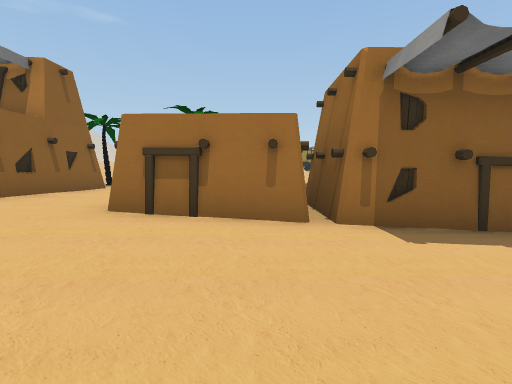
View 1 (above)

16 first-person views from a walk through a 3-D level made in the Unity game engine. The camera is 1.3 m above the floor, tilts 6° down and sees 85° across. The floor is counted in squares, 2 m on a side. Each view is taken from the middle of a square. On the plan, view 1 faces up. The plan holds only what a view shows up to about 9 squares ahead; the rest is blank. The place goes on beyond the plan. The player is left out. Some animated figures are not drawn. Door leaves are left out, so doorways stand open. Some surface patterns are stand-ins.

View 2
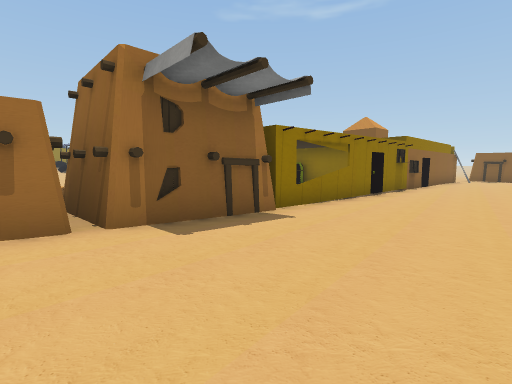

View 3
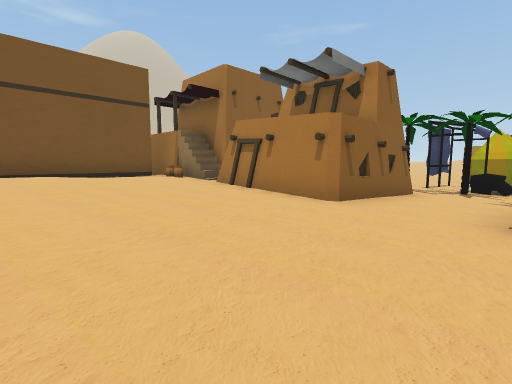

View 4
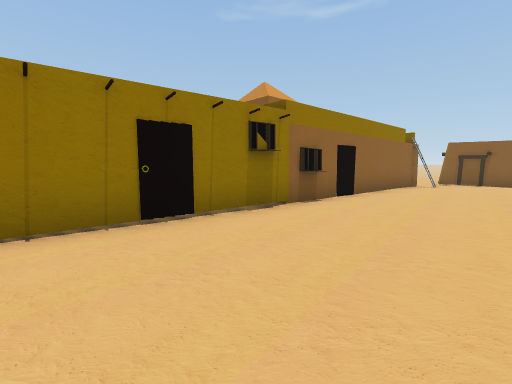

View 5
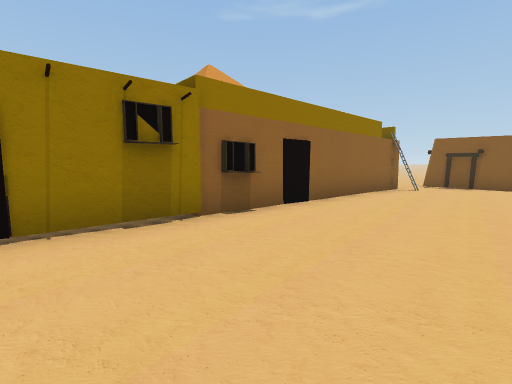

View 6
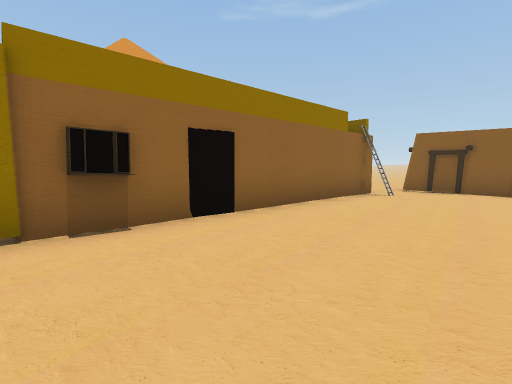

View 7
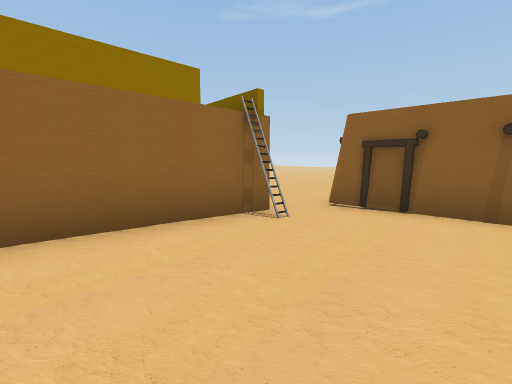

View 8
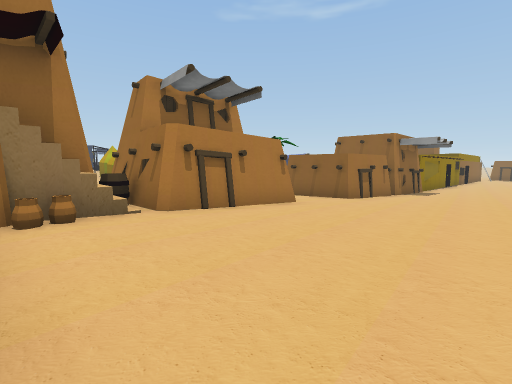

View 9
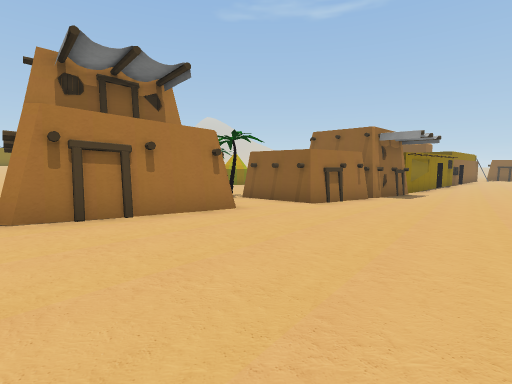

View 10
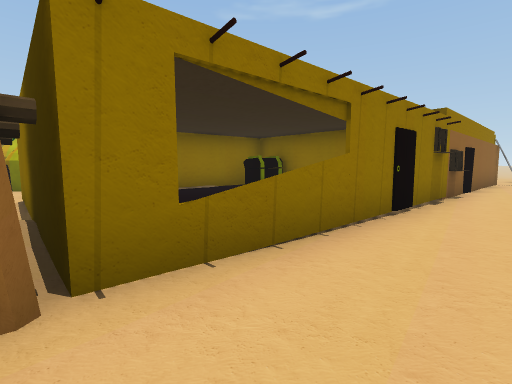

View 11
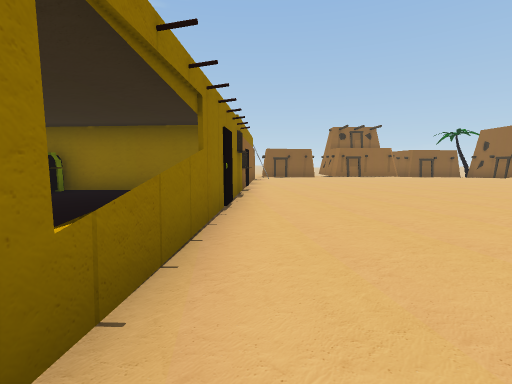

View 12
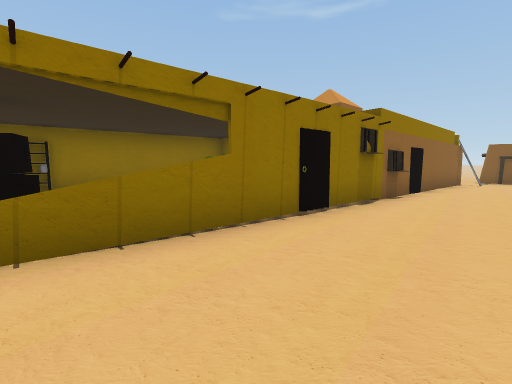

View 13
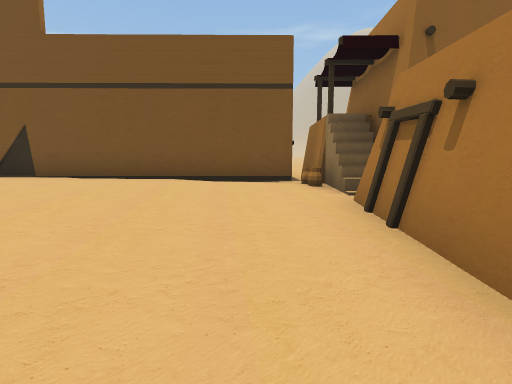

View 14
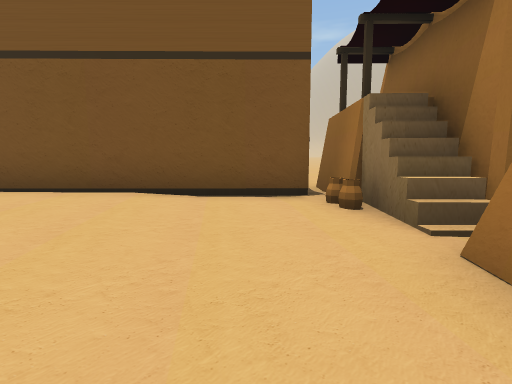

View 15
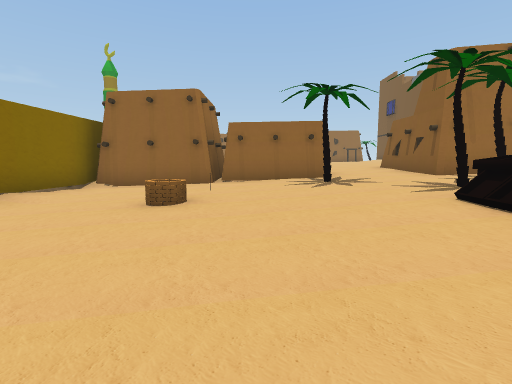

View 16
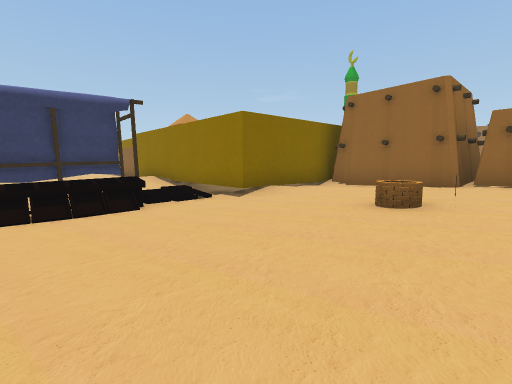

### Floor plan
Key: @ floor where view 1 was taken; # wall or solid block; . main floor; : floor 0.25 m higher than the main floor; - floor 0.25 m lower than the main floor; + floor 0.5 m higher than the main floor; _ floor 0.5 m lower than the main floor; * floor 0.75 m higher than the main floor; < floor 0.75 m lower than the main floor; % floor 1 m higher than the main floor; & floor 1.25 m higher than the main floor; / step, stairs or slope; ^ raised ledge; T palm tree; H house; W well; A vase; B building; R barrel; O other object.
Columns run from 12 left of view 1 to 22 right of it. Each row starts with its distance up from view 1.
 14             -___<OOO
 13          O --___<<OO
 12          O.--____OOO
 11        O:O..--___<
 10         :...-WW__  ///
  9        T:T...W-_/  ####
  8      HH/+:T...---# ...##B
  7      HHHH::....--# ....#B
  6 ####RHHHH+H##H###^  ...B B
  5 ####HHHH++#######  ....B BB      __
  4 ##AA%/HH*+#H#H##H ######BB    B-___
  3  #%%%%%**+++::.......---B-BBBBB--_
  2  #&&%%%%**+++::..........-------#
  1  #&&%%%%**+++:::.............---#
  0  #&&&%%%%**+@+:::............---H

Positions as (right, up) in squares from view 1, and headings:
1: (0, 0), facing up
2: (0, 0), facing up-right
3: (-2, 0), facing up-left
4: (7, 0), facing up-right
5: (9, 0), facing up-right
6: (11, 0), facing up-right
7: (15, 0), facing up-right
8: (-10, 0), facing up-right
9: (-8, 0), facing up-right
10: (4, 2), facing up-right
11: (4, 3), facing right
12: (5, 1), facing up-right
13: (-4, 3), facing left
14: (-6, 3), facing left
15: (0, 14), facing down
16: (0, 14), facing down-right
